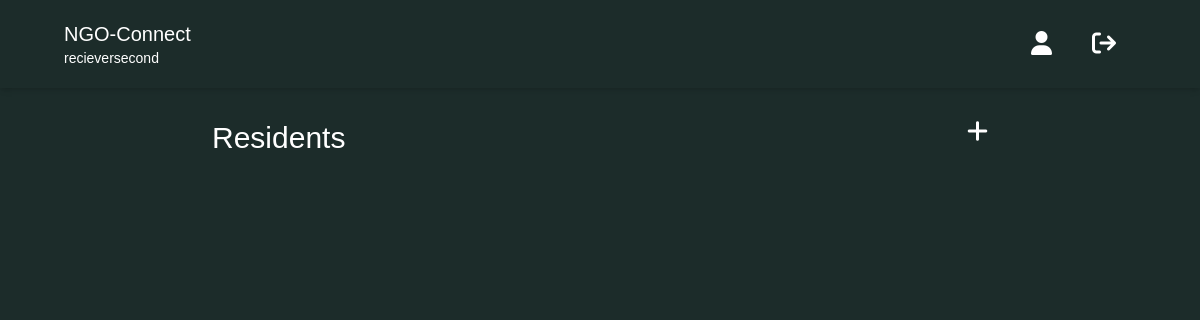
The app's page /reciever/residents (signed in), older data.
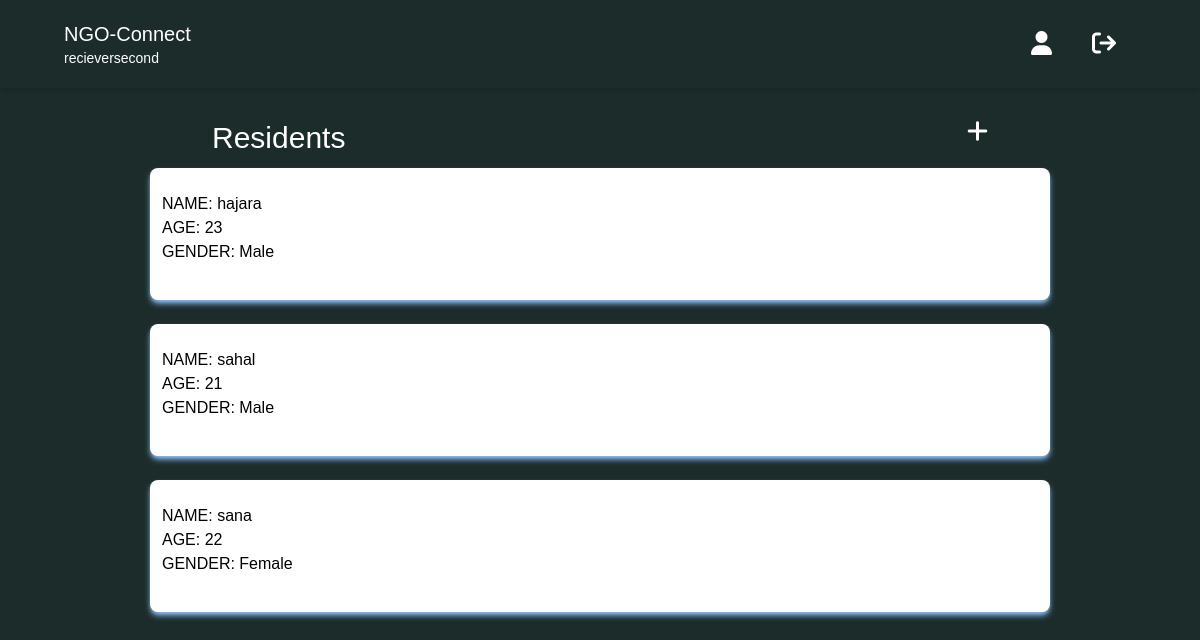
The same page, newer data.
### reciever/models.py (models this page shows)
class RecieverResidents(models.Model):
    reciever = models.ForeignKey(User, on_delete=models.CASCADE, null=True)
    name = models.CharField(max_length=20, blank=True)
    age = models.IntegerField(null=True)
    gender = models.CharField(max_length=8, choices=(('male', 'male'), ('female', 'female'),), null=True)

### reciever/views.py (the view)
# urls.py: path('residents', views.residents, name="residents"),
def residents(request):
    residents = RecieverResidents.objects.filter(reciever=request.user).order_by('name')
    context = {
        'residents' : residents,
    }
    return render(request, 'residents.html', context)

### reciever/templates/residents.html (shortened to what this page needs)
<!DOCTYPE html>
<html lang="en">
<head>
    <script src="https://cdn.tailwindcss.com"></script>
    <link rel="stylesheet" href="https://cdnjs.cloudflare.com/ajax/libs/font-awesome/6.1.1/css/all.min.css" />
</head>
<body style="font-family: sans-serif; background-color: #1C2C2A;" >
    <header
    class="lg:px-16 px-4 flex flex-wrap items-center py-4 shadow-md"
>
    <div class="flex-1 flex justify-between items-center">
      <a href="/reciever/receiver_base/" class="text-xl text-white">NGO-Connect <p class="text-sm">{{ user.first_name }}</p></a>
    </div>
    <div class="hidden lg:flex lg:items-center lg:w-auto w-full" id="menu">
        <nav>
            <ul class="lg:flex items-center justify-between text-base text-gray-700 pt-4 lg:pt-0">
                <li><a class="lg:p-4 py-3 rounded-md px-0 mx-1 block text-white" href="/ngo/ngo_profile_page"><i class="fa fa-user fa-xl" aria-hidden="true"></i></a></li>
                <li><a class="lg:p-4 py-3 rounded-md text-white px-0 mx-1 block" href="/logout"><i class="fa fa-sign-out fa-xl" aria-hidden="true"></i></a></li>
            </ul>
        </nav>
    </div>
</header>
<div class="mx-5 mt-8 flex justify-between">
    <h1 class="text-white px-48 text-3xl">Residents</h1>
    <a class="text-white px-48" href="/reciever/add_residents"><i class="fa fa-plus fa-xl" aria-hidden="true"></i></a>
</div>
<div class="text-center">
    <div class="flex flex-wrap justify-center">
        {% for i in residents %}
        <div class="w-3/4 mx-2 shadow-md shadow-blue-300 p-3 my-3 bg-white rounded-lg">
            <ul class="mt-3">
                <li class="text-left">NAME: {{ i.name }}</li>
                <li class="text-left">AGE: {{ i.age }}</li>
                <li class="text-left">GENDER: {{ i.gender }}</li>
            </ul>
            <br>
        </div>
       {% endfor %}
    </div>
</div>
</body>
</html>

Row changes from the older to the newer data that the page shows:
added RecieverResidents: name "hajara", age "23", gender "Male"
added RecieverResidents: name "sahal", age "21", gender "Male"
added RecieverResidents: name "sana", age "22", gender "Female"
